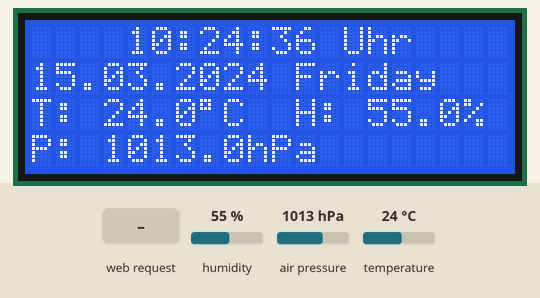
The sketch below on a simulated ESP32. Shown: 20×4 character LCD. The test bench sets the inputs (shaded band); at power-on: air pressure 1013 hPa, temperature 24 °C, humidity 55 %. WiFi joins after 1.5 s; servers stay silent unless stated; the local clock reads 2024-03-15 10:24:30 at power-on unless the sketch sets it; not simulated (calls return 0 or success): secrets.h; what the sketch prints to the serial monitor is not drawn.

Above: at 6.3 s.
6.4 s: air pressure set to 952 hPa
At 8.9 s:
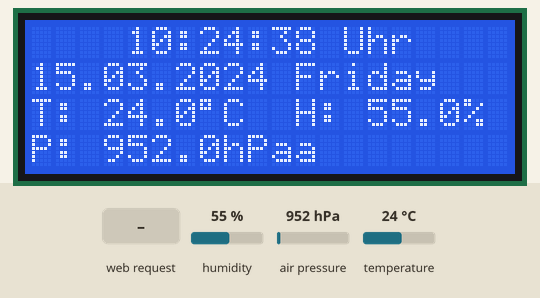
10.4 s: HTTP request GET /toggle received
At 11.5 s:
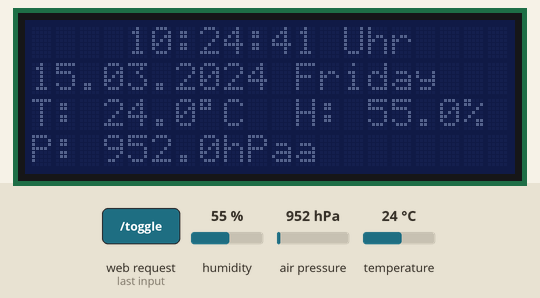
14.4 s: temperature set to 0 °C
At 18.3 s:
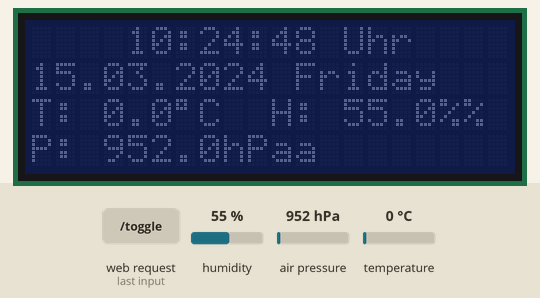
18.4 s: air pressure set to 1000 hPa
At 22.3 s:
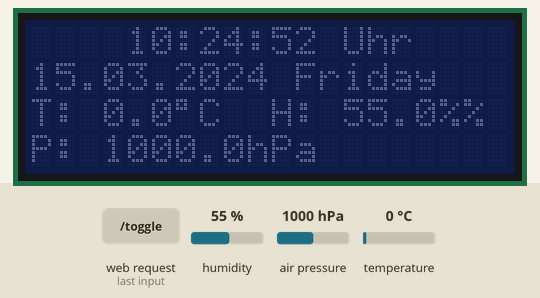
22.4 s: temperature set to 12 °C
At 26.3 s:
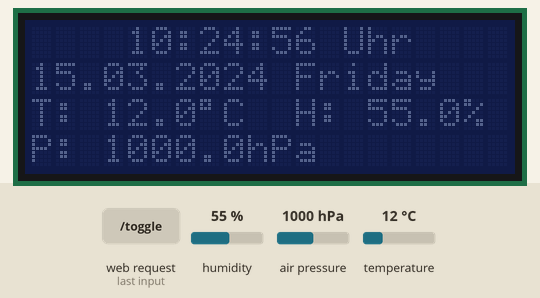
26.4 s: humidity set to 22 %
At 28.9 s:
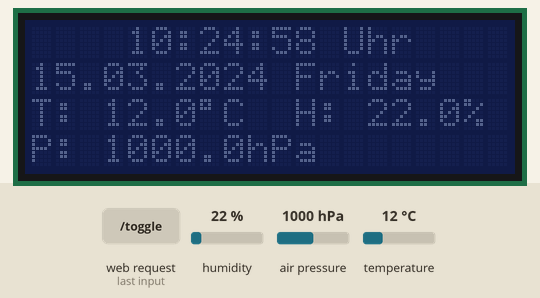
Timing chart, 0 to 30.4 s (numbered marks = the images above; inputs shaded):
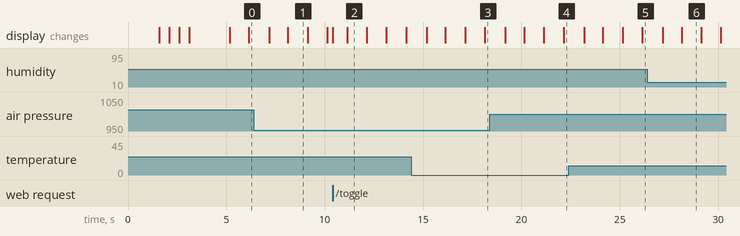

The sketch:

espClockAndBME.ino
```cpp
/* TODO
  Hardware:
    SH1106 OLED display
    move to pcb

  Software:
    only update lcd text that changed
    -> cache previous values, only redraw what changed

    pad fields or add spaces - lcd.printf("H: %-5.1f%%", hum);

    async webserver

    add OTA updates
    deep sleep / display timeout

    add uptime and wifi signal strength:
    WiFi.RSSI()
    ESP.getFreeHeap()
    millis()/1000

    split code into modules

    free rtos

    19. Add captive portal / WiFi manager
    Instead of hardcoded WiFi:
      first boot creates AP
      configure WiFi from phone
      Use:
      WiFiManager
      This is a huge usability improvement
*/

#include <WiFi.h>
#include <Wire.h>
#include <ArduinoOTA.h>

#include <WebServer.h>

#include <LiquidCrystal_I2C.h>

#include <Adafruit_BME280.h>
#include <Adafruit_Sensor.h>

#include "time.h"

#include "secrets.h" // TODO put access data here

LiquidCrystal_I2C lcd(0x27, 20, 4);
Adafruit_BME280 bme;

float temp;
float hum;
float pressure;

IPAddress local_IP(192, 168, 2, 40);
IPAddress gateway(192, 168, 2, 1);
IPAddress subnet(255, 255, 255, 0);
IPAddress primaryDNS(1, 1, 1, 1);

WebServer server(80);

bool display = 1;
unsigned long last_update = 0;
const unsigned long update_interval = 1000;

const int DAY[3] = {5, 30, 0};
const int NIGHT[3] = {22, 0, 0};

bool dayMode = false;
const int MORNING_HOUR = 7;
const int NIGHT_HOUR   = 22;

const char* ntpServer = "pool.ntp.org";
const long  gmtOffset_sec = 3600;
const int   daylightOffset_sec = 3600;

struct tm timeinfo;

void initTime()
{
  configTime(gmtOffset_sec, daylightOffset_sec, ntpServer);

  int retry = 0;
  const int maxRetries = 20;

  while (!getLocalTime(&timeinfo) && retry < maxRetries)
  {
    Serial.println("Waiting for time...");
    delay(500);
    retry++;
  }

  if (retry == maxRetries)
  {
    Serial.println("Failed to get time!");
  }
  else
  {
    Serial.println("Time synchronized!");
  }
}

void handleData()
{
  String json = "{";
  json += "\"temp\":" + String(temp, 1) + ",";
  json += "\"hum\":" + String(hum, 1) + ",";
  json += "\"pressure\":" + String(pressure, 1) + ",";
  json += "\"rssi\":" + String(WiFi.RSSI()) + ",";
  json += "\"heap\":" + String(ESP.getFreeHeap()/1024) + ",";
  json += "\"uptime\":" + String(millis()/1000);
  json += "}";

  server.send(200, "application/json", json);
}

String htmlPage()
{
  String html = R"rawliteral(
<!DOCTYPE html>
<html>

<head>
  <meta name="viewport" content="width=device-width, initial-scale=1">

  <style>
    body {
      font-family: Arial;
      text-align: center;
      margin-top: 40px;
      background: #121212;
      color: white;
    }

    .dashboard {
      display: flex;
      flex-wrap: wrap;
      justify-content: center;
    }

    .card {
      background: #1E1E1E;
      margin: 20px auto;
      padding: 20px;
      border-radius: 12px;
      width: 300px;
      box-shadow: 0 0 10px rgba(0,0,0,0.4);
    }

    .value {
      font-size: 2rem;
      font-weight: bold;
    }

    button {
      font-size: 20px;
      padding: 12px 20px;
      border: none;
      border-radius: 8px;
      background: #4CAF50;
      color: white;
      cursor: pointer;
    }

    button:hover {
      background: #45a049;
    }
  </style>
</head>

<body>

  <h1>ESP32 Environment Monitor</h1>

  <div class="dashboard">
    <div class="card">
      <h2>Temperature</h2>
      <div class="value">
        <span id="temp">--</span> C
      </div>
    </div>

    <div class="card">
      <h2>Humidity</h2>
      <div class="value">
        <span id="hum">--</span> %
      </div>
    </div>

    <div class="card">
      <h2>Pressure</h2>
      <div class="value">
        <span id="pressure">--</span> hPa
      </div>
    </div>
  </div>

  <div class="dashboard">
    <div class="card">
      <h2>WiFi Signal</h2>
      <div class="value">
        <span id="rssi">--</span> dBm
      </div>
    </div>

    <div class="card">
      <h2>Free Heap</h2>
      <div class="value">
        <span id="heap">--</span> KB
      </div>
    </div>

    <div class="card">
      <h2>Uptime</h2>
      <div class="value">
        <span id="uptime">--</span>
      </div>
    </div>
  </div>

  <button onclick="toggleDisplay()">Toggle Display</button>

<script>

function formatUptime(seconds)
{
  const h = Math.floor(seconds / 3600);
  const m = Math.floor((seconds % 3600) / 60);
  const s = seconds % 60;

  return `${h}h ${m}m ${s}s`;
}

async function updateData()
{
  try
  {
    const response = await fetch('/data');
    const data = await response.json();

    document.getElementById('temp').innerHTML = data.temp;
    document.getElementById('hum').innerHTML = data.hum;
    document.getElementById('pressure').innerHTML = data.pressure;
    document.getElementById('rssi').innerHTML = data.rssi;
    document.getElementById('heap').innerHTML = data.heap;
    document.getElementById('uptime').innerHTML = formatUptime(data.uptime);
  }
  catch(error)
  {
    console.log("Error fetching data:", error);
  }
}

async function toggleDisplay()
{
  try
  {
    const response = await fetch('/toggle');
    const status = await response.text();

    document.getElementById('status').innerHTML = status;
  }
  catch(error)
  {
    console.log("Toggle failed:", error);
  }
}

updateData(); // update immediately
setInterval(updateData, 1000); // then every second

</script>

</body>
</html>
)rawliteral";

  html.replace("%STATUS%", String(display ? "active" : "inactive"));

  return html;
}

void handleRoot()
{
  server.send(200, "text/html", htmlPage());
}

void handleToggle()
{
  display = !display;

  if (display)
    lcd.backlight();
  else
    lcd.noBacklight();

  server.send(200, "text/plain", display ? "active" : "inactive");
}

void setLightOnTime(int hour, int min, int sec, int flag)
{
  if (timeinfo.tm_hour == hour &&
    timeinfo.tm_min == min &&
    timeinfo.tm_sec == sec)
    if (!flag)
      lcd.noBacklight();
    else
    lcd.backlight();
}

void displayData()
{
  getLocalTime(&timeinfo);

  // Time strings
  char timeStr[9];
  char weekdayStr[12];
  char dateStr[16];
  strftime(timeStr, sizeof(timeStr), "%H:%M:%S", &timeinfo);
  strftime(weekdayStr, sizeof(weekdayStr), "%A", &timeinfo);
  strftime(dateStr, sizeof(dateStr), "%d.%m.%Y", &timeinfo);

  // Read BME280
  temp = bme.readTemperature();
  hum  = bme.readHumidity();
  pressure = bme.readPressure() / 100.0F; // hPa

  // Line 0
  lcd.setCursor(4, 0);
  lcd.print(timeStr);
  lcd.print(" Uhr");
  // Line 1
  lcd.setCursor(0, 1);

  lcd.print(dateStr);
  lcd.print(" ");
  lcd.print(weekdayStr);

  // Line 2
  lcd.setCursor(0, 2);

  lcd.print("T: ");
  lcd.print(temp, 1);
  lcd.print((char)223); // ° symbol
  lcd.print("C  ");

  lcd.print("H: ");
  lcd.print(hum, 1);
  lcd.print("%");

  // Line 3: Pressure
  lcd.setCursor(0, 3);
  lcd.print("P: ");
  lcd.print(pressure, 1);
  lcd.print("hPa");
}

void setup()
{
  Serial.begin(115200);

  // I2C init (ESP32 default pins)
  Wire.begin(21, 22);

  // LCD init
  lcd.init();
  lcd.backlight();
  lcd.clear();

  lcd.setCursor(0, 0);
  lcd.print("Init BME280...");

  // Init BME280
  if (!bme.begin(0x76)) {   // try 0x77 if this fails
    lcd.setCursor(0, 1);
    lcd.print("BME not found!");
    while (1);
  }

  delay(1500);

  // WiFi connect
  lcd.clear();
  lcd.setCursor(0, 0);
  lcd.print("Connecting WiFi");

  if (!WiFi.config(local_IP, gateway, subnet, primaryDNS))
  {
    lcd.print("Wifi config failed");
    ESP.restart();
  }

  WiFi.begin(ssid, password);
  while (WiFi.status() != WL_CONNECTED)
  {
    delay(500);
    lcd.print(".");
  }

  lcd.clear();
  lcd.print("WiFi connected");

   // ---------------- OTA ----------------
  ArduinoOTA.setHostname("esp-device");
  ArduinoOTA.onStart([]()
  {
    Serial.println("OTA Start");
  });

  ArduinoOTA.onEnd([]()
  {
    Serial.println("\nOTA End");
  });

  ArduinoOTA.begin();

  // Time init
  initTime();
  delay(2000);
  lcd.clear();

  // Define URL handlers
  server.on("/", handleRoot);
  server.on("/toggle", handleToggle);
  server.on("/data", handleData);

  // Start the server
  server.begin();
  Serial.println("HTTP server started");
}

void loop()
{
  ArduinoOTA.handle();
  server.handleClient();

  if (millis() - last_update >= update_interval)
  {
    if (WiFi.status() != WL_CONNECTED)
      WiFi.reconnect();

    setLightOnTime(NIGHT[0], NIGHT[1], NIGHT[2], 0);
    setLightOnTime(DAY[0], DAY[1], DAY[2], 1);

    last_update = millis();
    displayData();
  }
}
```

Measured:
- after the input at 6.4 s, the display: first changes after 0.78 s (image 1 shows a later state)
- after the input at 10.4 s, the display: first changes at once (image 2 shows a later state)
- after the input at 14.4 s, the display: first changes after 0.78 s (image 3 shows a later state)
- after the input at 18.4 s, the display: first changes after 0.79 s (image 4 shows a later state)
- after the input at 22.4 s, the display: first changes after 0.79 s (image 5 shows a later state)
